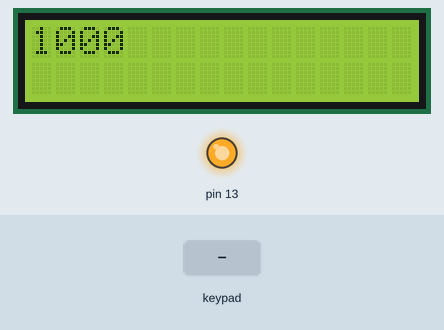
A sketch run on a simulated Arduino Uno, built with avr-gcc and run on an emulated ATmega328P. On the bench: 16×2 character LCD, output pins drawn as LEDs (lit = HIGH). The inputs (shaded band) are chosen by the test bench.

Above: at 1.2 s.
1.3 s: key 'A' pressed
At 2.1 s:
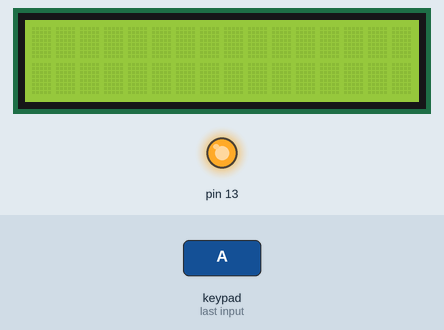
2.8 s: key '#' pressed
At 4.0 s:
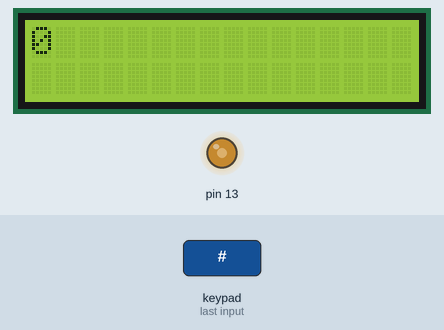
4.3 s: keypad keys 9 8 7 6 A pressed 0.4 s apart
At 7.1 s:
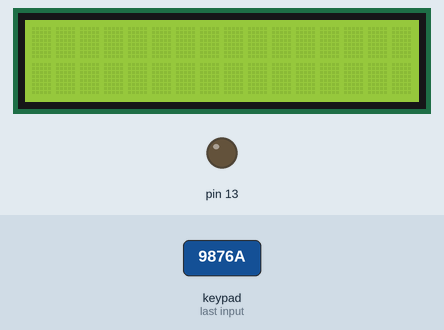
7.8 s: keypad keys 5 4 3 2 # pressed 0.4 s apart
At 12.4 s:
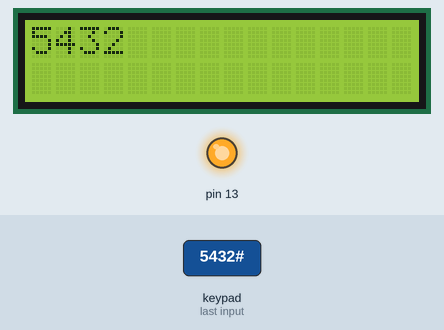
Timing chart, 0 to 13.8 s (numbered marks = the images above; inputs shaded):
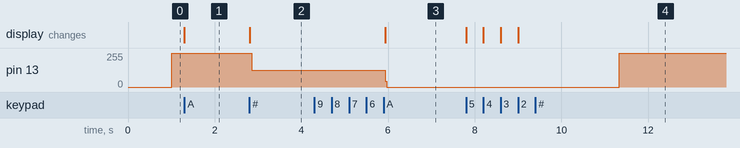

The sketch:

setting_blinking_time_with_keypad.ino
```cpp
#include <Keypad.h>
//#include <LCD.h>
#include <LiquidCrystal_I2C.h>
#define column 16
#define line 2
#define I2C_ADDR 0x27 //I2C adress, you should use the code to scan the adress first (0x27) here
/*
#define BACKLIGHT_PIN 3 // Declaring LCD Pins
#define En_pin 2
#define Rw_pin 1
#define Rs_pin 0
#define D4_pin 4
#define D5_pin 5
#define D6_pin 6
#define D7_pin 7
*/
LiquidCrystal_I2C lcd(I2C_ADDR,column,line);

int interval = 1000;


unsigned long previousMillis = 0;
unsigned long currentMillis;

int ledState = LOW;

const byte ROWS = 4; //four rows
const byte COLS = 4; //four columns
char keys[ROWS][COLS] = {
  {'1','2','3','A'},
  {'4','5','6','B'},
  {'7','8','9','C'},
  {'*','0','#','D'}
};

byte rowPins[ROWS] = {9, 8, 7, 6};
byte colPins[COLS] = {5, 4, 3, 2};  //connect to the column pinouts of the keypad


Keypad kpd = Keypad( makeKeymap(keys), rowPins, colPins, ROWS, COLS );


void setup()
{
  pinMode(13, OUTPUT);
  lcd.begin ();
//  lcd.setBacklightPin(BACKLIGHT_PIN,POSITIVE);
  //lcd.setBacklight(HIGH); //Lighting backlight
  lcd.home ();
  pinMode(2, INPUT);

}


void loop()
{
   char key = kpd.getKey();

   if(key == 'A'){
   lcd.clear();
   interval = GetNumber();
   blnk();
   }

   else
   {
    lcd.home();
    lcd.print(interval);
    blnk();
   }

}


void blnk(){
   currentMillis = millis();
   if (currentMillis - previousMillis >= interval)
   {
    previousMillis = currentMillis;
   if (ledState == LOW) {
      ledState = HIGH;
    } else {
      ledState = LOW;
    }
    digitalWrite(13, ledState);
   }


}

int GetNumber()
{
   int num = 0;
   char key = kpd.getKey();
   while(key != '#')
   {
      switch (key)
      {
         case NO_KEY:
            break;

         case '0': case '1': case '2': case '3': case '4':
         case '5': case '6': case '7': case '8': case '9':
            lcd.print(key);
            num = num * 10 + (key - '0');
            break;

         case '*':
            num = 0;
            lcd.clear();
            break;
      }

      key = kpd.getKey();
   }

   return num;
}
```

Measured:
- after the input at 1.3 s, pin 13: stays 255/255 (without the input it goes to 0/255 after 0.71 s); the display: changes at once (image 1)
- after the input at 2.8 s, pin 13: 255/255 → 126/255 after 0.06 s; the display: changes at once (image 2)
- after the input at 4.3 s, pin 13: 126/255 → 0/255 after 1.6 s; the display: changes after 1.6 s (image 3)
- after the input at 7.8 s, pin 13: 0/255 → 255/255 after 3.5 s; the display: first changes at once (image 4 shows a later state)
